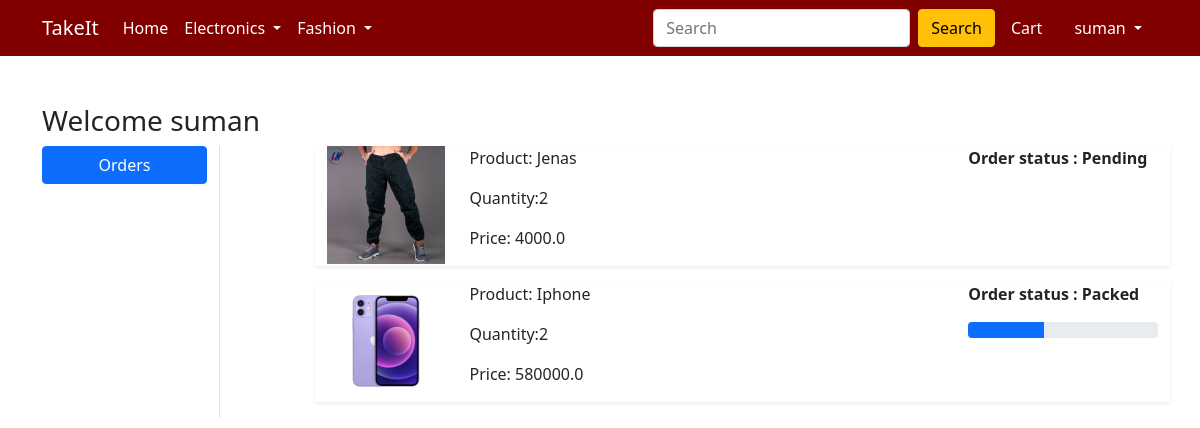
Screenshot of /orders/ (signed in) with the database file from the repository.
### app/models.py (models this page shows, shortened)
class OrderPlaced(models.Model):
    user = models.ForeignKey(User, on_delete=models.CASCADE)
    customer = models.ForeignKey(Customer, on_delete= models.CASCADE)
    product = models.ForeignKey(Product, on_delete=models.CASCADE)
    quantity = models.PositiveIntegerField(default=1)
    ordered_date = models.DateTimeField(auto_now_add=True)
    status = models.CharField(max_length=50, choices=STATUS_CHOICES, default="Pending")
    @property
    def total_cost(self):
        return self.quantity *self.product.discounted_price

class Product(models.Model):
    title = models.CharField(max_length=200)
    brand= models.CharField(max_length=200)
    selling_price = models.FloatField()
    discounted_price = models.FloatField()
    description = models.TextField()
    category= models.CharField( choices= CATEGORY_CHOICES,max_length=2)
    product_image = models.ImageField(upload_to='products')

### app/views.py (the view)
# urls.py: path('orders/', views.orders, name='orders'),
@login_required
def orders(request):
    orders = OrderPlaced.objects.filter(user = request.user)
    return render(request, 'app/orders.html',{'orderplaced':orders})

### app/templates/app/orders.html (shortened to what this page needs)
{% extends 'app/base.html' %}
{% load static %}
{% block main-content %}
<div class="container my-5">
 <div class="row">
 <h3>Welcome {{ request.user }}</h3>
  <div class="col-sm-2 border-end">
   <ul class="list-unstyled">
    <li class="d-grid"><a href="{% url 'orders' %}" class="btn btn-primary">Orders</a></li>
   </ul>
  </div>
  <div class="col-sm-9 offset-sm-1">
      {% for order in orderplaced %}
      <div class="row shadow-sm mb-3">
      <div class="col-sm-2">
          <img src="{{ order.product.product_image.url }}"
               height="150" width="150" alt="" class="img-fluid">
      </div>
      <div class="col-sm-7">
          <p>Product: {{ order.product.title }}</p>
            <p>Quantity:{{ order.quantity }}</p>
          <p>Price: {{ order.total_cost}}</p>
      </div>
      <div class="col-sm-3 fw-bold">
          <p>Order status : {{ order.status }}</p>
       {% if order.status == "Packed" %}
          <div class="progress">
              <div class="progress-bar" role="progressbar" style="width: 40%; aria-valuenow:'40'; aria-valuein:'0'; aria-valuemax:'100'   " ></div>
          </div>
          {% endif %}
      </div>
      </div>
      {% endfor %}
  </div>
 </div>
</div>
{% endblock main-content %}

### app/templates/app/base.html (shortened to what this page needs)
<!doctype html>
{% load static %}
<html lang="en">
  <head>
    <link href="https://cdn.jsdelivr.net/npm/bootstrap@5.0.0-beta1/dist/css/bootstrap.min.css" rel="stylesheet">
    <link rel="stylesheet" href="{% static 'app/css/owl.carousel.min.css' %}">
    <link rel="stylesheet" href="{% static 'app/css/all.min.css' %}">
    <link rel="stylesheet" href="{% static 'app/css/style.css' %}">
  </head>
  <body>
    <nav class="navbar navbar-expand-lg navbar-dark" style="background-color: maroon">
     <div class="container">
       <a class="navbar-brand" href="/">TakeIt</a>
       <div class="collapse navbar-collapse" id="navbarSupportedContent">
         <ul class="navbar-nav me-auto mb-2 mb-lg-0">
           <li class="nav-item">
             <a class="nav-link active" aria-current="page" href="/">Home</a>
           </li>
           <li class="nav-item dropdown">
             <a class="nav-link dropdown-toggle text-white" href="#" id="electronicsDropdown" role="button" data-bs-toggle="dropdown" aria-expanded="false">
               Electronics
             </a>
           </li>
           <li class="nav-item dropdown">
             <a class="nav-link dropdown-toggle text-white" href="#" id="fashionDropdown" role="button" data-bs-toggle="dropdown" aria-expanded="false">
               Fashion
             </a>
           </li>
         </ul>
         <form class="d-flex">
           <input class="form-control me-2" type="search" placeholder="Search" aria-label="Search">
           <button class="btn btn-warning" type="submit">Search</button>
         </form>
         <div>
          <ul class="navbar-nav me-auto mb-2 mb-lg-0">
              {% if request.user.is_authenticated %}
            <li class="nav-item mx-2">
             <a href="{% url 'showcart' %}" class="nav-link text-white"> Cart </a>
            </li>
           <li class="nav-item dropdown mx-2">
              <a class="nav-link dropdown-toggle text-white" href="#" id="profileDropdown" role="button" data-bs-toggle="dropdown" aria-expanded="false">
                {{ user.username }}
              </a>
            </li>
                            {% endif %}
          </ul>
         </div>
       </div>
     </div>
    </nav>
    {% block main-content %} {% endblock main-content %}
  </body>
</html>

### rows the page displays
OrderPlaced: product.product_image (picture), product "Jenas", quantity "2", total_cost "4000.0", status "Pending"
OrderPlaced: product.product_image (picture), product "Iphone", quantity "2", total_cost "580000.0", status "Packed"

### other values shown
{{ user.username }} "suman"
{{ request.user }} "suman"
